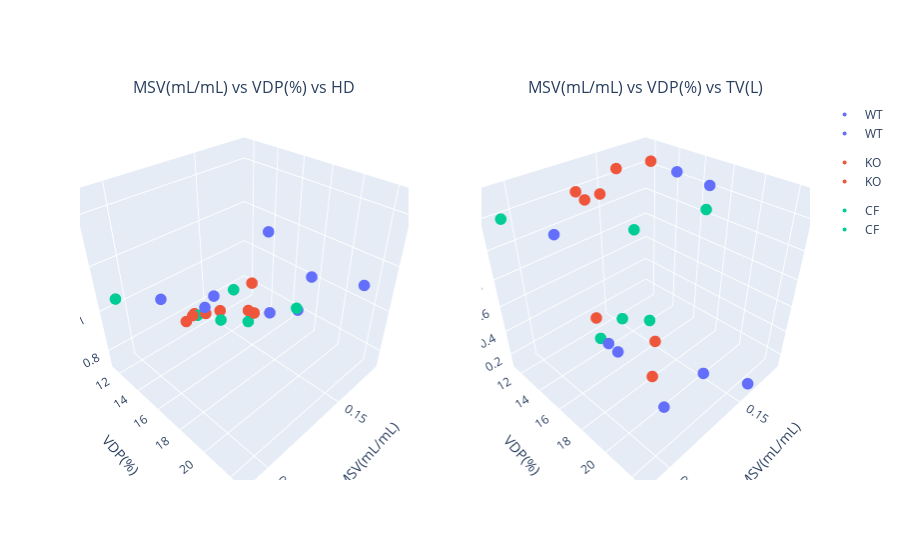

The code cell stored with this chart in its notebook:
### Code cell
corr_3D(df_rat_pa_combine_hd_21, pa_hd_21_labels, ['MSV(mL/mL)','VDP(%)','HD'], ['MSV(mL/mL)','VDP(%)','TV(L)'])

### Figure 1 — Plotly figure (JSON) as saved in the notebook; plotly's stock layout.template omitted (floating-point values rounded to 4 significant figures)
{"data": [{"hovertemplate": "color=WT<br>MSV(mL/mL)=%{x}<br>VDP(%)=%{y}<br>HD=%{z}<extra></extra>", "legendgroup": "WT", "marker": {"color": "#636efa", "size": 4, "symbol": "circle"}, "mode": "markers", "name": "WT", "scene": "scene", "showlegend": true, "type": "scatter3d", "x": [0.18, 0.17, 0.17, 0.14, 0.15, 0.2, 0.128, 0.119], "y": [20.3, 14.2, 15.1, 22.6, 20.2, 15.1, 15.1, 16.7], "z": [1.464, 0.9397, 1.027, 1.201, 1.198, 1.135, 0.7602, 0.7942]}, {"hovertemplate": "color=KO<br>MSV(mL/mL)=%{x}<br>VDP(%)=%{y}<br>HD=%{z}<extra></extra>", "legendgroup": "KO", "marker": {"color": "#EF553B", "size": 4, "symbol": "circle"}, "mode": "markers", "name": "KO", "scene": "scene", "showlegend": true, "type": "scatter3d", "x": [0.16, 0.15, 0.17, 0.177, 0.169, 0.134, 0.146, 0.175], "y": [11.5, 16.1, 18.2, 13.3, 14.1, 13.7, 12.3, 13.7], "z": [0.7646, 0.8924, 1.186, 0.8639, 0.9005, 0.7492, 0.7498, 0.901]}, {"hovertemplate": "color=CF<br>MSV(mL/mL)=%{x}<br>VDP(%)=%{y}<br>HD=%{z}<extra></extra>", "legendgroup": "CF", "marker": {"color": "#00cc96", "size": 4, "symbol": "circle"}, "mode": "markers", "name": "CF", "scene": "scene", "showlegend": true, "type": "scatter3d", "x": [0.14, 0.17, 0.15, 0.211, 0.177, 0.128], "y": [14.4, 13.4, 12.9, 12.7, 17.7, 17.4], "z": [0.7362, 0.8696, 0.7343, 1.099, 1.17, 0.8688]}, {"hovertemplate": "color=WT<br>MSV(mL/mL)=%{x}<br>VDP(%)=%{y}<br>TV(L)=%{z}<extra></extra>", "legendgroup": "WT", "marker": {"color": "#636efa", "size": 4, "symbol": "circle"}, "mode": "markers", "name": "WT", "scene": "scene2", "showlegend": true, "type": "scatter3d", "x": [0.18, 0.17, 0.17, 0.14, 0.15, 0.2, 0.128, 0.119], "y": [20.3, 14.2, 15.1, 22.6, 20.2, 15.1, 15.1, 16.7], "z": [0.127, 0.142, 0.126, 0.125, 0.125, 1.199, 1.28, 1.207]}, {"hovertemplate": "color=KO<br>MSV(mL/mL)=%{x}<br>VDP(%)=%{y}<br>TV(L)=%{z}<extra></extra>", "legendgroup": "KO", "marker": {"color": "#EF553B", "size": 4, "symbol": "circle"}, "mode": "markers", "name": "KO", "scene": "scene2", "showlegend": true, "type": "scatter3d", "x": [0.16, 0.15, 0.17, 0.177, 0.169, 0.134, 0.146, 0.175], "y": [11.5, 16.1, 18.2, 13.3, 14.1, 13.7, 12.3, 13.7], "z": [0.133, 0.127, 0.129, 1.283, 1.264, 1.329, 1.283, 1.239]}, {"hovertemplate": "color=CF<br>MSV(mL/mL)=%{x}<br>VDP(%)=%{y}<br>TV(L)=%{z}<extra></extra>", "legendgroup": "CF", "marker": {"color": "#00cc96", "size": 4, "symbol": "circle"}, "mode": "markers", "name": "CF", "scene": "scene2", "showlegend": true, "type": "scatter3d", "x": [0.14, 0.17, 0.15, 0.211, 0.177, 0.128], "y": [14.4, 13.4, 12.9, 12.7, 17.7, 17.4], "z": [0.139, 0.136, 0.138, 1.246, 1.22, 1.108]}], "layout": {"annotations": [{"font": {"size": 16}, "showarrow": false, "text": "MSV(mL/mL) vs VDP(%) vs HD", "x": 0.225, "xanchor": "center", "xref": "paper", "y": 1, "yanchor": "bottom", "yref": "paper"}, {"font": {"size": 16}, "showarrow": false, "text": "MSV(mL/mL) vs VDP(%) vs TV(L)", "x": 0.775, "xanchor": "center", "xref": "paper", "y": 1, "yanchor": "bottom", "yref": "paper"}], "scene": {"aspectmode": "cube", "domain": {"x": [0, 0.45], "y": [0, 1]}, "xaxis": {"title": {"text": "MSV(mL/mL)"}}, "yaxis": {"title": {"text": "VDP(%)"}}, "zaxis": {"title": {"text": "HD"}}}, "scene2": {"domain": {"x": [0.55, 1], "y": [0, 1]}, "xaxis": {"title": {"text": "MSV(mL/mL)"}}, "yaxis": {"title": {"text": "VDP(%)"}}, "zaxis": {"title": {"text": "TV(L)"}}}}}
